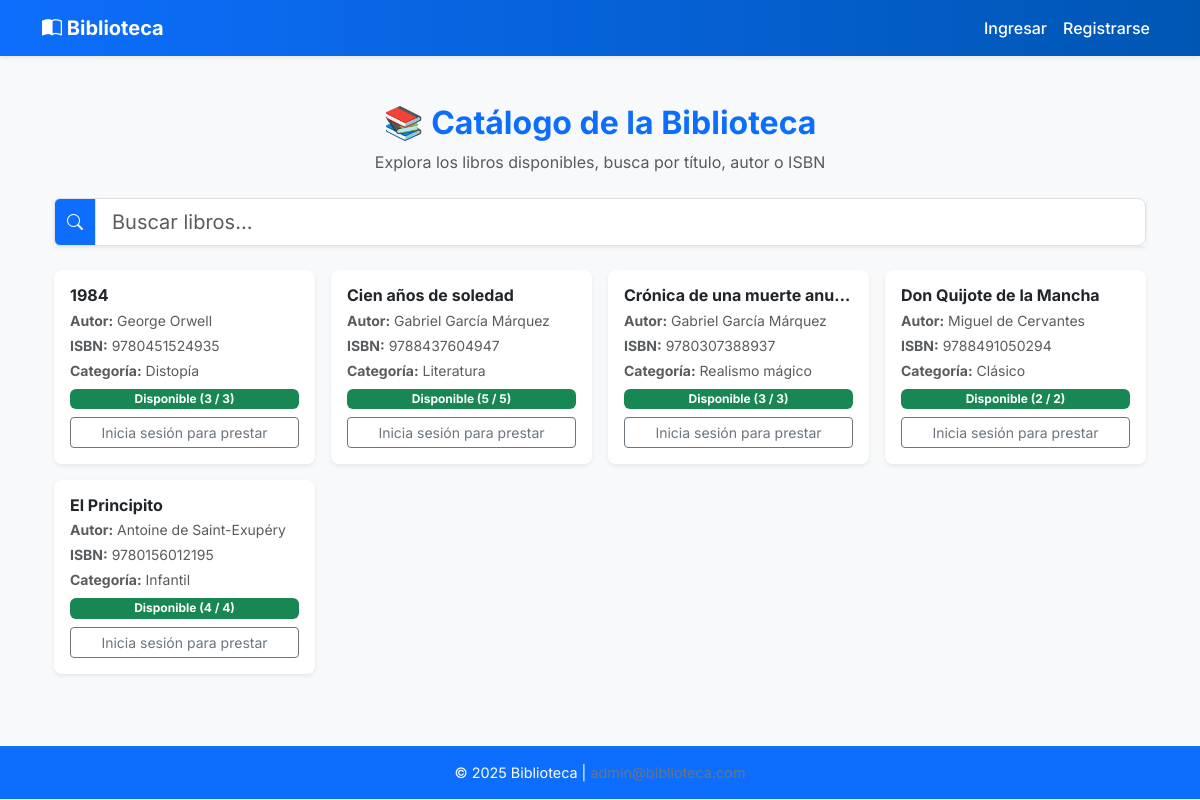
The page / on the database its author committed.
### tables this page shows
CREATE TABLE books (
    id INT AUTO_INCREMENT PRIMARY KEY,
    title VARCHAR(200) NOT NULL,
    authors VARCHAR(200),
    isbn VARCHAR(20) UNIQUE,
    category VARCHAR(100),
    year_published SMALLINT UNSIGNED,
    copies_total INT DEFAULT 1,
    copies_available INT DEFAULT 1,
    cover_url VARCHAR(255) DEFAULT NULL,
    created_at TIMESTAMP DEFAULT CURRENT_TIMESTAMP
);

### App/Controllers/BookController.php (called while the page is built, shortened)
<?php
class BookController
{
    public function index()
    {
        $books = Book::all();
        $view = 'books/index';
        $base = '/proyecto_final/library_system_php_fixed/public';
        require __DIR__ . '/../../views/layout.php';
    }
}

### App/Core/Session.php (called while the page is built, shortened)
<?php
class Session
{
    public static function get($key)
    {
        return $_SESSION[$key] ?? null;
    }
}

### App/Models/Book.php (called while the page is built, shortened)
<?php
class Book
{
    public static function all(): array
    {
        try {
            $db = Database::getInstance();
            $stmt = $db->query("SELECT * FROM books ORDER BY title ASC");
            return $stmt->fetchAll(PDO::FETCH_ASSOC);
        } catch (Exception $e) {
            error_log("❌ Error en Book::all → " . $e->getMessage());
            return [];
        }
    }
}

### views/books/index.php (the view, shortened to what this page needs)
<?php
$user = Session::get('user') ?? null;
$csrfLoan = Csrf::token('loan');
?>
<div class="container py-4">
  <div class="text-center mb-4">
    <h2 class="fw-bold text-primary">📚 Catálogo de la Biblioteca</h2>
    <p class="text-muted mb-0">Explora los libros disponibles, busca por título, autor o ISBN</p>
  </div>
  <div class="input-group mb-4 shadow-sm">
    <span class="input-group-text bg-primary text-white"><i class="bi bi-search"></i></span>
    <input type="text" id="search" class="form-control form-control-lg" placeholder="Buscar libros...">
  </div>
  <div id="bookList" class="row g-3">
    <?php if (!empty($books)): ?>
      <?php foreach ($books as $book): ?>
        <div class="col-sm-6 col-md-4 col-lg-3">
          <div class="card h-100 shadow-sm border-0 rounded-3 hover-card">
            <div class="card-body d-flex flex-column justify-content-between">
              <div>
                <h6 class="fw-bold mb-1 text-truncate"><?= htmlspecialchars($book['title']) ?></h6>
                <p class="text-muted mb-1 small"><strong>Autor:</strong> <?= htmlspecialchars($book['authors']) ?></p>
                <p class="text-muted mb-1 small"><strong>ISBN:</strong> <?= htmlspecialchars($book['isbn']) ?></p>
                <p class="text-muted mb-2 small"><strong>Categoría:</strong> <?= htmlspecialchars($book['category'] ?? 'Sin categoría') ?></p>
              </div>
              <div class="mt-auto text-center">
                <?php if ((int)$book['copies_available'] > 0): ?>
                  <span class="badge bg-success d-block mb-2">
                    Disponible (<?= $book['copies_available'] ?> / <?= $book['copies_total'] ?>)
                  </span>
                  <?php if ($user): ?>
                    <button
                      type="button"
                      class="btn btn-sm btn-primary btn-prestar w-100"
                      data-book-id="<?= (int)$book['id'] ?>"
                      data-user-id="<?= (int)$user['id'] ?>"
                      data-csrf="<?= htmlspecialchars($csrfLoan, ENT_QUOTES) ?>">
                      <i class="bi bi-bookmark-plus"></i> Prestar libro
                    </button>
                  <?php else: ?>
                    <a href="<?= $base ?>/auth/login" class="btn btn-sm btn-outline-secondary w-100">
                      Inicia sesión para prestar
                    </a>
                  <?php endif; ?>
                <?php else: ?>
                  <span class="badge bg-danger d-block mb-2">Agotado</span>
                <?php endif; ?>
              </div>
            </div>
          </div>
        </div>
      <?php endforeach; ?>
    <?php else: ?>
      <div class="col-12 text-center text-muted">No hay libros registrados en la base de datos.</div>
    <?php endif; ?>
  </div>
</div>

### public/index.php (shortened to what this page needs)
<?php
$base = '/proyecto_final/library_system_php_fixed/public';
$uri = parse_url($_SERVER['REQUEST_URI'], PHP_URL_PATH);
$path = str_replace($base, '', $uri);
$path = rtrim($path, '/');
$method = $_SERVER['REQUEST_METHOD'];
try {
    switch (true) {
        case ($path === '' || $path === '/') && $method === 'GET':
            (new BookController())->index();
            break;
    }
} catch (Throwable $e) {
    http_response_code(500);
    echo "<div style='font-family:Inter,sans-serif;text-align:center;margin-top:3rem'>
            <h1 style='color:#dc3545'>Error interno del servidor</h1>
            <pre style='color:#6c757d;margin-top:1rem;font-size:15px'>"
            . htmlspecialchars($e->getMessage()) .
            "</pre>
          </div>";
}

### views/layout.php (shortened to what this page needs)
<?php
$user = Session::get('user') ?? null;
?>
<!DOCTYPE html>
<html lang="es">
<head>
  <link href="https://cdn.jsdelivr.net/npm/bootstrap@5.3.2/dist/css/bootstrap.min.css" rel="stylesheet">
  <link href="https://cdn.jsdelivr.net/npm/bootstrap-icons@1.11.1/font/bootstrap-icons.css" rel="stylesheet">
</head>
<body>
  <nav class="navbar navbar-expand-lg navbar-dark shadow-sm">
    <div class="container">
      <a class="navbar-brand fw-bold" href="<?= $base ?>/">
        <i class="bi bi-book-half"></i> Biblioteca
      </a>
      <div class="collapse navbar-collapse" id="navbarNav">
        <ul class="navbar-nav ms-auto">
          <?php if ($user): ?>
            <li class="nav-item"><a href="<?= $base ?>/" class="nav-link">Catálogo</a></li>
            <?php if (in_array($user['role'], ['admin', 'librarian'])): ?>
              <li class="nav-item"><a href="<?= $base ?>/dashboard" class="nav-link">Panel</a></li>
            <?php else: ?>
              <li class="nav-item"><a href="<?= $base ?>/dashboard" class="nav-link">Mis préstamos</a></li>
            <?php endif; ?>
            <li class="nav-item">
              <form method="POST" action="<?= $base ?>/auth/logout" class="d-inline">
                <button class="btn btn-sm btn-light ms-2" type="submit">
                  <i class="bi bi-box-arrow-right"></i> Salir
                </button>
              </form>
            </li>
          <?php else: ?>
            <li class="nav-item"><a href="<?= $base ?>/auth/login" class="nav-link">Ingresar</a></li>
            <li class="nav-item"><a href="<?= $base ?>/auth/register" class="nav-link">Registrarse</a></li>
          <?php endif; ?>
        </ul>
      </div>
    </div>
  </nav>
  <main class="container my-4 content-wrapper">
    <?php
      $viewFile = __DIR__ . '/' . $view . '.php';
      if (file_exists($viewFile)) {
        require $viewFile;
      } else {
        echo "<div class='alert alert-danger text-center mt-5'>
                <i class='bi bi-exclamation-triangle'></i> Vista no encontrada: <code>$view</code>
              </div>";
      }
    ?>
  </main>
   <footer>
    © <?= date('Y') ?> Biblioteca | <a href="mailto:admin@biblioteca.com" class="text-decoration-none text-secondary">admin@biblioteca.com</a>
  </footer>
</body>
</html>

### views/layout.php (style rules this page uses)
body { background-color: #f8f9fa; font-family: "Inter", system-ui, sans-serif; }
nav.navbar { background: linear-gradient(90deg, #0d6efd 0%, #0056b3 100%); }
nav.navbar .nav-link, nav.navbar .navbar-brand { color: white !important; font-weight: 500; }
footer { background: #0d6efd; color: white; text-align: center; padding: 1rem 0; margin-top: 3rem; font-size: 0.9rem; }
.content-wrapper { min-height: 75vh; }

### views/books/index.php (style rules this page uses)
.hover-card { transition: transform .2s, box-shadow .2s; }

### rows shown on the page
books: title "1984", authors "George Orwell", isbn "9780451524935", category "Distopía", copies_available "3", copies_total "3"
books: title "Cien años de soledad", authors "Gabriel García Márquez", isbn "9788437604947", category "Literatura", copies_available "5", copies_total "5"
books: title "Crónica de una muerte anu…", authors "Gabriel García Márquez", isbn "9780307388937", category "Realismo mágico", copies_available "3", copies_total "3"
books: title "Don Quijote de la Mancha", authors "Miguel de Cervantes", isbn "9788491050294", category "Clásico", copies_available "2", copies_total "2"
books: title "El Principito", authors "Antoine de Saint-Exupéry", isbn "9780156012195", category "Infantil", copies_available "4", copies_total "4"
